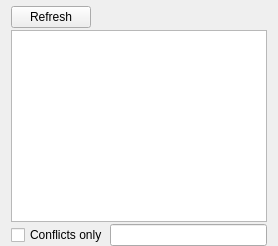
           <widget class="QWidget" name="rootTab">
            <attribute name="title">
             <string>Root</string>
            </attribute>
            <layout class="QVBoxLayout" name="verticalLayout_root">
             <property name="spacing">
              <number>2</number>
             </property>
             <property name="topMargin">
              <number>6</number>
             </property>
             <property name="bottomMargin">
              <number>0</number>
             </property>
             <item>
              <layout class="QHBoxLayout" name="horizontalLayout_root1">
               <item>
                <widget class="QPushButton" name="rootTabRefresh">
                 <property name="toolTip">
                  <string>Refresh the data structure.</string>
                 </property>
                 <property name="whatsThis">
                  <string>Refresh the data structure.</string>
                 </property>
                 <property name="text">
                  <string>Refresh</string>
                 </property>
                 <property name="icon">
                  <iconset resource="resources.qrc">
                   <normaloff>:/MO/gui/resources/view-refresh.png</normaloff>:/MO/gui/resources/view-refresh.png</iconset>
                 </property>
                </widget>
               </item>
               <item>
                <spacer name="horizontalSpacer_root">
                 <property name="orientation">
                  <enum>Qt::Horizontal</enum>
                 </property>
                 <property name="sizeHint" stdset="0">
                  <size>
                   <width>40</width>
                   <height>20</height>
                  </size>
                 </property>
                </spacer>
               </item>
              </layout>
             </item>
             <item>
              <layout class="QHBoxLayout" name="horizontalLayout_root2">
               <item>
                <widget class="QTreeView" name="rootTree">
                 <property name="contextMenuPolicy">
                  <enum>Qt::CustomContextMenu</enum>
                 </property>
                 <property name="whatsThis">
                  <string>The files of the active mods' Root folders, placed in the game folder while a program runs. </string>
                 </property>
                 <property name="alternatingRowColors">
                  <bool>true</bool>
                 </property>
                 <property name="selectionMode">
                  <enum>QAbstractItemView::ExtendedSelection</enum>
                 </property>
                 <property name="uniformRowHeights">
                  <bool>true</bool>
                 </property>
                 <property name="sortingEnabled">
                  <bool>true</bool>
                 </property>
                </widget>
               </item>
              </layout>
             </item>
             <item>
              <layout class="QHBoxLayout" name="horizontalLayout_root3" stretch="1,2">
               <item>
                <widget class="QCheckBox" name="rootTabShowOnlyConflicts">
                 <property name="toolTip">
                  <string>Filter the list so that only conflicts are displayed.</string>
                 </property>
                 <property name="whatsThis">
                  <string>Filter the list so that only conflicts are displayed.</string>
                 </property>
                 <property name="text">
                  <string>Conflicts only</string>
                 </property>
                </widget>
               </item>
               <item>
                <widget class="QLineEdit" name="rootTabFilter">
                 <property name="toolTip">
                  <string>Filter the Root tree.</string>
                 </property>
                 <property name="whatsThis">
                  <string>Filter the Root tree.</string>
                 </property>
                </widget>
               </item>
              </layout>
             </item>
            </layout>
           </widget>
